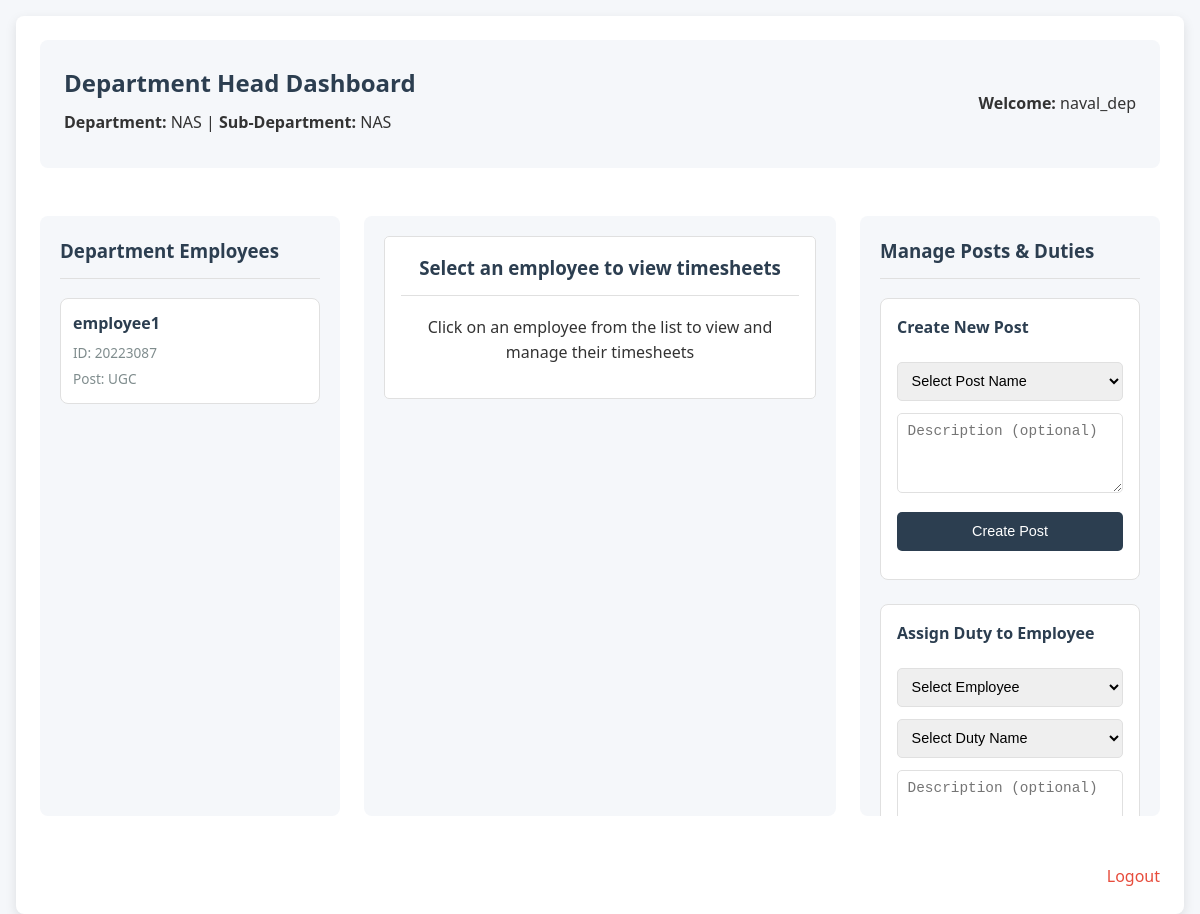
Page /department-head/dashboard/ (signed in) on the committed database.
### tracker/models.py (models this page shows, shortened)
class DepartmentHead(models.Model):
    user = models.OneToOneField(User, on_delete=models.CASCADE, null=True)
    employee_id = models.CharField(max_length=20, unique=True)
    department = models.CharField(max_length=100, default="Unknown")
    sub_department = models.CharField(max_length=100, blank=True, null=True)

class User(AbstractUser):
    is_admin = models.BooleanField(default=False)
    employee_id = models.CharField(max_length=20, unique=True, blank=True, null=True)

class Employee(models.Model):
    user = models.OneToOneField(User, on_delete=models.CASCADE, null=True)
    employee_id = models.CharField(max_length=20, unique=True)
    department = models.CharField(max_length=100, default="Unknown")
    sub_department = models.CharField(max_length=100, blank=True, null=True)
    allocated_post = models.ForeignKey(AllocatedPost, on_delete=models.SET_NULL, null=True, blank=True)

class AllocatedPost(models.Model):
    department = models.CharField(max_length=100, default="ADM")
    sub_department = models.CharField(max_length=100, blank=True, null=True)
    post_name = models.ForeignKey(DepartmentPostName, on_delete=models.PROTECT)  # Changed from CharField
    description = models.TextField(blank=True, null=True)
    created_by = models.ForeignKey(DepartmentHead, on_delete=models.SET_NULL, null=True)
    created_at = models.DateTimeField(auto_now_add=True)
    class Meta:
        unique_together = ('department', 'sub_department', 'post_name')
        ordering = ['post_name']

class DepartmentPostName(models.Model):
    name = models.CharField(max_length=100, unique=True)
    description = models.TextField(blank=True, null=True)
    created_at = models.DateTimeField(auto_now_add=True)
    class Meta:
        ordering = ['name']

### tracker/views.py (the view, shortened to what this page needs)
# urls.py: path('department-head/dashboard/', views.department_head_dashboard, name='department_head_dashboard'),
@login_required
@csrf_protect
def department_head_dashboard(request):
    if not request.user.is_authenticated:
        messages.error(request, 'Please login to continue')
        return redirect('department_head_signin')
    try:
        dept_head = DepartmentHead.objects.get(user=request.user)
    except DepartmentHead.DoesNotExist:
        messages.error(request, 'Department head profile not found. Please contact admin.')
        logout(request)
        return redirect('department_head_signin')
    selected_employee = None
    employee_timesheets = []
    department_employees = Employee.objects.filter(department=dept_head.department)
    employee_id = request.GET.get('employee_id')
    if employee_id:
        try:
            selected_employee = Employee.objects.get(employee_id=employee_id, department=dept_head.department)
            employee_timesheets = Timesheet.objects.filter(employee=selected_employee).order_by('-submitted_at')
        except Employee.DoesNotExist:
            messages.error(request, 'Employee not found.')
    department_posts = AllocatedPost.objects.filter(department=dept_head.department)
    if dept_head.sub_department:
        department_posts = department_posts.filter(sub_department=dept_head.sub_department)
    post_names = DepartmentPostName.objects.all().order_by('name')
    duty_names = DutyName.objects.all().order_by('name')
    employee_duties = EmployeeDuty.objects.filter(employee__department=dept_head.department).select_related('employee', 'duty_name')
    pending_timesheets = Timesheet.objects.filter(
        department=dept_head.department,
        status__in=['Open', 'Submitted', 'Rework']
    )
    approved_timesheets = Timesheet.objects.filter(
        department=dept_head.department,
        status='Approved'
    )
    return render(request, 'department_head_dashboard.html', {
        'department_employees': department_employees,
        'selected_employee': selected_employee,
        'employee_timesheets': employee_timesheets,
        'pending_timesheets': pending_timesheets,
        'approved_timesheets': approved_timesheets,
        'department': dept_head.department,
        'sub_department': dept_head.sub_department,
        'employee_name': dept_head.user.username,
        'dept_head': dept_head,
        'department_posts': department_posts,
        'post_names': post_names,
        'duty_names': duty_names,
        'employee_duties': employee_duties,
    })

### tracker/templates/department_head_dashboard.html (shortened to what this page needs)
<!DOCTYPE html>
<html lang="en">
<head>
</head>
<body>
  <div class="container">
    <div class="header-info">
      <div>
        <h2>Department Head Dashboard</h2>
        <p><strong>Department:</strong> {{ department }} | <strong>Sub-Department:</strong> {{ sub_department }}</p>
      </div>
      <div>
        <p><strong>Welcome:</strong> {{ dept_head.user.username }}</p>
      </div>
    </div>
    <div class="panel">
      <h3>Department Employees</h3>
      {% for emp in department_employees %}
      <div class="employee-item {% if selected_employee and selected_employee.id == emp.id %}active{% endif %}"
           onclick="window.location='?employee_id={{ emp.employee_id }}'">
        <strong>{{ emp.user.username }}</strong>
        <div>
          <small>ID: {{ emp.employee_id }}</small><br>
          <small>Post: {{ emp.allocated_post.post_name.name|default:"Not assigned" }}</small>
        </div>
      </div>
      {% empty %}
      <p>No employees in your department</p>
      {% endfor %}
    </div>
    <div class="panel">
      {% if selected_employee %}
      <div style="margin-bottom: 1.5rem;">
        <h3>{{ selected_employee.user.username }}'s Timesheets</h3>
        <div class="employee-selector">
          <form method="post" style="flex: 1; display: flex; gap: 0.5rem;">
            {% csrf_token %}
            <input type="hidden" name="employee_id" value="{{ selected_employee.employee_id }}">
            <select name="allocated_post" style="flex: 1;">
              {% for post in department_posts %}
                <option value="{{ post.id }}" {% if selected_employee.allocated_post and selected_employee.allocated_post.id == post.id %}selected{% endif %}>
                  {{ post.post_name.name }}
                </option>
              {% endfor %}
            </select>
            <button type="submit" style="max-width: 120px;">Update Post</button>
          </form>
        </div>
      </div>
      <div style="margin-bottom: 1.5rem;">
        <h4>Assigned Duties</h4>
        {% if selected_employee.duties.all %}
          <ul style="padding-left: 0; list-style: none; margin: 0;">
            {% for duty in selected_employee.duties.all %}
            <li class="duty-item">
              <span>{{ duty.duty_name.name }}</span>
              <form method="post" style="display: inline;">
                {% csrf_token %}
                <input type="hidden" name="remove_duty_id" value="{{ duty.id }}">
                <button type="submit" class="remove-duty-btn">Remove</button>
              </form>
            </li>
            {% endfor %}
          </ul>
        {% else %}
          <p style="background: var(--white); padding: 0.75rem; border-radius: 5px; border: 1px solid var(--medium-gray);">
            No duties assigned yet
          </p>
        {% endif %}
      </div>
      {% if employee_timesheets %}
        {% for ts in employee_timesheets %}
        <div class="timesheet-card">
          <div class="timesheet-header">
            <strong>{{ ts.date }}</strong>
            <span class="status {{ ts.status|lower }}">{{ ts.status }}</span>
          </div>
          <div class="timesheet-details">
            {% for entry in ts.entries.all %}
            <div class="duty-entry">
              <span>{{ entry.duty.duty_name.name }}</span>
              <span>{{ entry.hours }} hours</span>
            </div>
            {% endfor %}
            {% if ts.department_head_remark %}
            <div style="margin-top: 0.75rem; padding: 0.75rem; background: var(--light-gray); border-radius: 5px; font-size: 0.9rem;">
              <strong>Your Remark:</strong> {{ ts.department_head_remark }}
            </div>
            {% endif %}
          </div>
          <form method="post" class="action-form">
            {% csrf_token %}
            <input type="hidden" name="ts_id" value="{{ ts.id }}">
            <select name="action" required>
              <option value="">Select Action</option>
              <option value="Approved" {% if ts.status == "Approved" %}selected{% endif %}>Approve</option>
              <option value="Rejected" {% if ts.status == "Rejected" %}selected{% endif %}>Reject</option>
              <option value="Rework" {% if ts.status == "Rework" %}selected{% endif %}>Request Rework</option>
            </select>
            <textarea name="department_head_remark" placeholder="Add remark (required for Rejected/Rework)">{{ ts.department_head_remark|default_if_none:'' }}</textarea>
            <button type="submit">Update Status</button>
          </form>
        </div>
        {% endfor %}
      {% else %}
        <div style="background: var(--white); padding: 1rem; border-radius: 5px; border: 1px solid var(--medium-gray);">
          <p>No timesheets found for this employee.</p>
        </div>
      {% endif %}
      {% else %}
        <div style="background: var(--white); padding: 1rem; border-radius: 5px; border: 1px solid var(--medium-gray); text-align: center;">
          <h3>Select an employee to view timesheets</h3>
          <p>Click on an employee from the list to view and manage their timesheets</p>
        </div>
      {% endif %}
    </div>
    <div class="panel">
      <h3>Manage Posts & Duties</h3>
      <div class="form-section">
        <h4>Create New Post</h4>
        <form method="post">
          <select name="new_post_name" required>
            <option value="">Select Post Name</option>
          </select>
          <textarea name="new_post_description" placeholder="Description (optional)"></textarea>
          <button type="submit">Create Post</button>
        </form>
      </div>
      <div class="form-section">
        <h4>Assign Duty to Employee</h4>
        <form method="post">
          <select name="assign_duty_employee" required>
            <option value="">Select Employee</option>
          </select>
          <select name="assign_duty_name" required>
            <option value="">Select Duty Name</option>
          </select>
          <textarea name="assign_duty_description" placeholder="Description (optional)"></textarea>
        </form>
      </div>
    </div>
    <div class="logout-link">
      <a href="{% url 'logout' %}">Logout</a>
    </div>
  </div>
</body>
</html>

### tracker/templates/department_head_dashboard.html (style rules this page uses)
:root { --primary-color: #3498db; --secondary-color: #2c3e50; --success-color: #2ecc71; --warning-color: #f39c12; --danger-color: #e74c3c; --light-gray: #f5f7fa; --medium-gray: #e0e0e0; --dark-gray: #95a5a6; --text-color: #333; --text-light: #7f8c8d; --white: #ffffff; --shadow: 0 4px 12px rgba(0,0,0,0.1); --border-radius: 8px; }
* { box-sizing: border-box; }
body { margin: 0; padding: 1rem; font-family: 'Segoe UI', Tahoma, Geneva, Verdana, sans-serif; background-color: var(--light-gray); color: var(--text-color); line-height: 1.6; }
.container { max-width: 1400px; margin: 0 auto; background-color: var(--white); padding: 1.5rem; border-radius: var(--border-radius); box-shadow: var(--shadow); display: grid; grid-template-columns: minmax(250px, 300px) minmax(300px, 1fr) minmax(250px, 300px); gap: 1.5rem; }
.header-info { background-color: var(--light-gray); padding: 1.5rem; border-radius: var(--border-radius); margin-bottom: 1.5rem; grid-column: 1 / -1; display: flex; flex-wrap: wrap; justify-content: space-between; align-items: center; gap: 1rem; }
.header-info h2 { margin: 0; color: var(--secondary-color); }
.header-info p { margin: 0.5rem 0; color: var(--text-color); }
.panel { background-color: var(--light-gray); padding: 1.25rem; border-radius: var(--border-radius); height: calc(100vh - 200px); overflow-y: auto; }
.panel h3 { margin-top: 0; color: var(--secondary-color); padding-bottom: 0.75rem; border-bottom: 1px solid var(--medium-gray); }
.employee-item { padding: 0.75rem; margin-bottom: 0.75rem; background-color: var(--white); border-radius: var(--border-radius); border: 1px solid var(--medium-gray); cursor: pointer; transition: all 0.2s ease; }
.employee-item strong { display: block; margin-bottom: 0.25rem; color: var(--secondary-color); }
.employee-item small { color: var(--text-light); font-size: 0.85rem; }
.form-section { margin-bottom: 1.5rem; padding: 1rem; background: var(--white); border-radius: var(--border-radius); border: 1px solid var(--medium-gray); }
.form-section h4 { margin-top: 0; color: var(--secondary-color); }
select, input[type="text"], textarea, button { padding: 0.6rem; font-size: 0.9rem; border-radius: 5px; border: 1px solid var(--medium-gray); width: 100%; margin-bottom: 0.75rem; transition: border-color 0.2s; }
textarea { min-height: 80px; resize: vertical; }
button { background-color: var(--secondary-color); color: var(--white); border: none; cursor: pointer; transition: all 0.2s; font-weight: 500; padding: 0.7rem; }
.logout-link { margin-top: 1.5rem; text-align: right; grid-column: 1 / -1; }
.logout-link a { color: var(--danger-color); text-decoration: none; font-weight: 500; transition: color 0.2s; }

### rows in the picture
DepartmentHead: department "NAS", sub_department "NAS", user.username "naval_dep"
Employee: user.username "employee1", employee_id "20223087", allocated_post.post_name.name "UGC"
